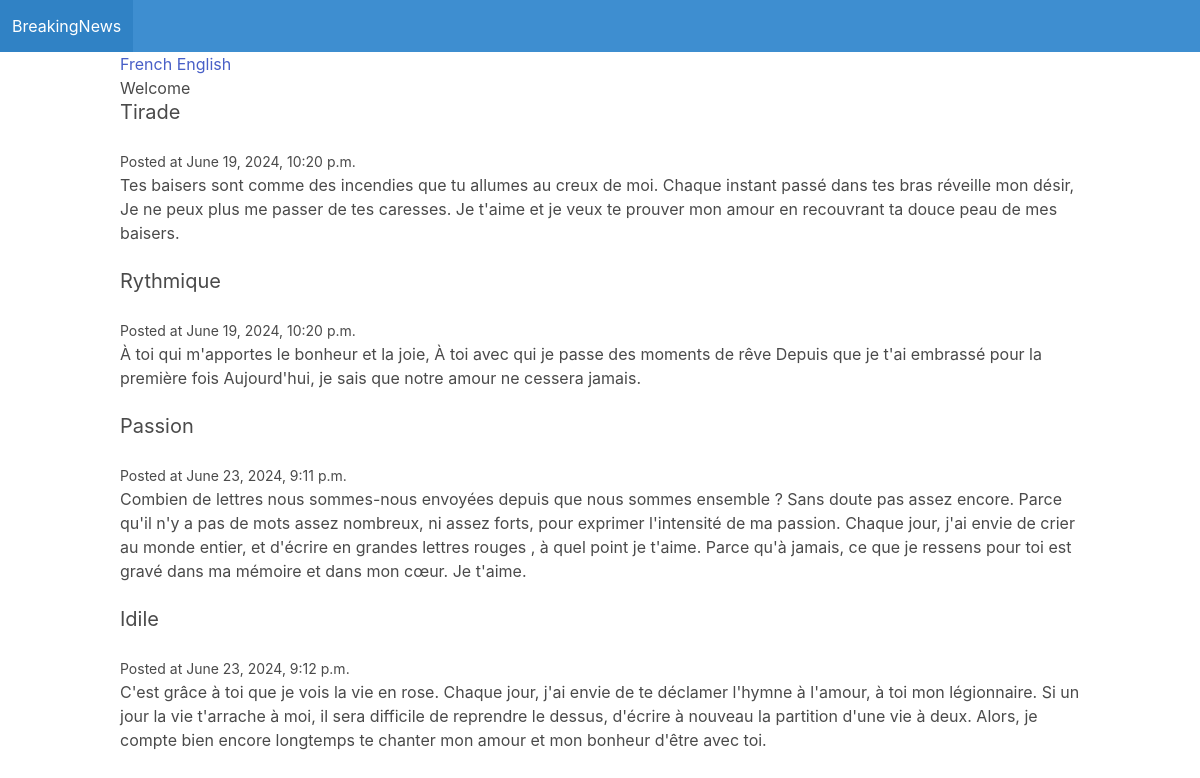
The page /en/ on the database its author committed.
### blog/models.py (models this page shows)
class Post(models.Model):
    title = models.CharField(max_length=255)
    content = models.CharField(max_length=500)
    publication_date = models.DateTimeField(auto_now_add=True)

### blog/views.py (the view)
# urls.py: path('', ExtendedFront, name='ExtendedFront'),
def ExtendedFront(request):
    posts = Post.objects.all()
    return render(request, 'blog/ExtendedFront.html', {'posts': posts})

### blog/templates/blog/ExtendedFront.html
{% extends 'blog/base.html' %} {% load i18n %} {% block content %}
<a href="/fr/" role="button">{% trans "French" %}</a>
<a href="/en/" role="button">{% trans "English" %}</a>
<div class="bienvenue">{% trans "Welcome" %}</div>
{% for post in posts %}
<div class="post block">
  <h2 class="subtitle">{{ post.title }}</h2>
  <small>{% trans "Posted at" %} {{ post.publication_date }}</small>
  <p>{{ post.content }}</p>
</div>
{% endfor %} {% endblock %}

### rows shown on the page
Post: title "Tirade", publication_date "June 19, 2024, 10:20 p.m.", content "Tes baisers sont comme des incendies que tu allumes au creux de moi. Chaque instant passé dans tes bras réveille mon désir, Je ne peux plus me passer de tes caresses. Je t'aime et je veux te prouver mon amour en recouvrant ta douce peau de mes baisers."
Post: title "Rythmique", publication_date "June 19, 2024, 10:20 p.m.", content "À toi qui m'apportes le bonheur et la joie, À toi avec qui je passe des moments de rêve Depuis que je t'ai embrassé pour la première fois Aujourd'hui, je sais que notre amour ne cessera jamais."
Post: title "Passion", publication_date "June 23, 2024, 9:11 p.m.", content "Combien de lettres nous sommes-nous envoyées depuis que nous sommes ensemble ? Sans doute pas assez encore. Parce qu'il n'y a pas de mots assez nombreux, ni assez forts, pour exprimer l'intensité de ma passion. Chaque jour, j'ai envie de crier au monde entier, et d'écrire en grandes lettres rouges , à quel point je t'aime. Parce qu'à jamais, ce que je ressens pour toi est gravé dans ma mémoire et dans mon cœur. Je t'aime."
Post: title "Idile", publication_date "June 23, 2024, 9:12 p.m.", content "C'est grâce à toi que je vois la vie en rose. Chaque jour, j'ai envie de te déclamer l'hymne à l'amour, à toi mon légionnaire. Si un jour la vie t'arrache à moi, il sera difficile de reprendre le dessus, d'écrire à nouveau la partition d'une vie à deux. Alors, je compte bien encore longtemps te chanter mon amour et mon bonheur d'être avec toi."
